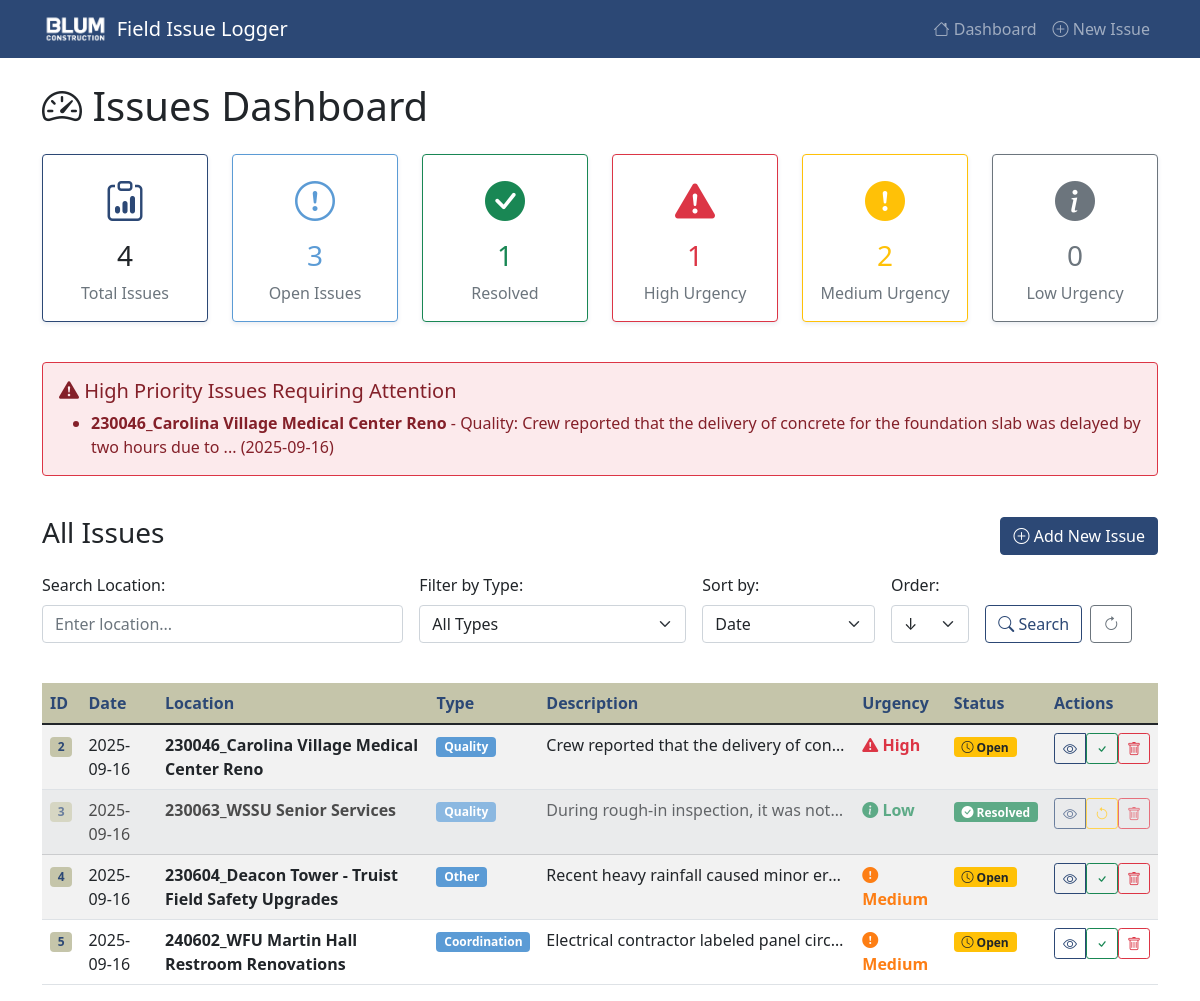
The page / on the database its author committed.
### tables this page shows
CREATE TABLE issues (
            id INTEGER PRIMARY KEY AUTOINCREMENT,
            date TEXT NOT NULL,
            location TEXT NOT NULL,
            issue_type TEXT NOT NULL,
            description TEXT NOT NULL,
            urgency TEXT NOT NULL
        , resolved INTEGER DEFAULT 0);

### app.py (the view)
@app.route('/')
def dashboard():
    conn = get_db_connection()
    search_location = request.args.get('search_location', '')
    search_type = request.args.get('search_type', '')
    sort_by = request.args.get('sort_by', 'date')
    sort_order = request.args.get('sort_order', 'DESC')
    query = "SELECT * FROM issues WHERE 1=1"
    params = []
    if search_location:
        query += " AND location LIKE ?"
        params.append(f"%{search_location}%")
    if search_type:
        query += " AND issue_type = ?"
        params.append(search_type)
    valid_sort_columns = ['date', 'urgency', 'issue_type', 'location']
    if sort_by in valid_sort_columns:
        if sort_by == 'urgency':
            query += f" ORDER BY CASE urgency WHEN 'High' THEN 1 WHEN 'Medium' THEN 2 WHEN 'Low' THEN 3 END {sort_order}"
        else:
            query += f" ORDER BY {sort_by} {sort_order}"
    issues = conn.execute(query, params).fetchall()
    total_issues = conn.execute("SELECT COUNT(*) FROM issues").fetchone()[0]
    resolved_issues = conn.execute("SELECT COUNT(*) FROM issues WHERE resolved = 1").fetchone()[0]
    open_issues = total_issues - resolved_issues
    urgency_counts = {}
    for urgency in ['Low', 'Medium', 'High']:
        count = conn.execute("SELECT COUNT(*) FROM issues WHERE urgency = ? AND resolved = 0", (urgency,)).fetchone()[0]
        urgency_counts[urgency] = count
    high_urgency_issues = conn.execute(
        "SELECT * FROM issues WHERE urgency = 'High' AND resolved = 0 ORDER BY date DESC"
    ).fetchall()
    issue_types = conn.execute("SELECT DISTINCT issue_type FROM issues ORDER BY issue_type").fetchall()
    conn.close()
    return render_template('dashboard.html',
                         issues=issues,
                         total_issues=total_issues,
                         resolved_issues=resolved_issues,
                         open_issues=open_issues,
                         urgency_counts=urgency_counts,
                         high_urgency_issues=high_urgency_issues,
                         issue_types=issue_types,
                         search_location=search_location,
                         search_type=search_type,
                         sort_by=sort_by,
                         sort_order=sort_order)

### app.py (called while the page is built)
def get_db_connection():
    conn = sqlite3.connect(DATABASE)
    conn.row_factory = sqlite3.Row  # This allows us to access columns by name
    return conn

### templates/dashboard.html (shortened to what this page needs)
{% extends "base.html" %}
{% block content %}
<div class="row">
    <div class="col-12">
        <h1 class="mb-4">
            <i class="bi bi-speedometer2"></i> Issues Dashboard
        </h1>
    </div>
</div>
<div class="row mb-4">
    <div class="col-lg-2 col-md-4 col-6 mb-3">
        <div class="card summary-card h-100 border-primary">
            <div class="card-body text-center">
                <i class="bi bi-clipboard-data fs-1 text-primary"></i>
                <h3 class="card-title mt-2">{{ total_issues }}</h3>
                <p class="card-text text-muted">Total Issues</p>
            </div>
        </div>
    </div>
    <div class="col-lg-2 col-md-4 col-6 mb-3">
        <div class="card summary-card h-100 border-info">
            <div class="card-body text-center">
                <i class="bi bi-exclamation-circle fs-1 text-info"></i>
                <h3 class="card-title mt-2 text-info">{{ open_issues }}</h3>
                <p class="card-text text-muted">Open Issues</p>
            </div>
        </div>
    </div>
    <div class="col-lg-2 col-md-4 col-6 mb-3">
        <div class="card summary-card h-100 border-success">
            <div class="card-body text-center">
                <i class="bi bi-check-circle-fill fs-1 text-success"></i>
                <h3 class="card-title mt-2 text-success">{{ resolved_issues }}</h3>
                <p class="card-text text-muted">Resolved</p>
            </div>
        </div>
    </div>
    <div class="col-lg-2 col-md-4 col-6 mb-3">
        <div class="card summary-card h-100 border-danger">
            <div class="card-body text-center">
                <i class="bi bi-exclamation-triangle-fill fs-1 text-danger"></i>
                <h3 class="card-title mt-2 text-danger">{{ urgency_counts.High }}</h3>
                <p class="card-text text-muted">High Urgency</p>
            </div>
        </div>
    </div>
    <div class="col-lg-2 col-md-4 col-6 mb-3">
        <div class="card summary-card h-100 border-warning">
            <div class="card-body text-center">
                <i class="bi bi-exclamation-circle-fill fs-1 text-warning"></i>
                <h3 class="card-title mt-2 text-warning">{{ urgency_counts.Medium }}</h3>
                <p class="card-text text-muted">Medium Urgency</p>
            </div>
        </div>
    </div>
    <div class="col-lg-2 col-md-4 col-6 mb-3">
        <div class="card summary-card h-100 border-secondary">
            <div class="card-body text-center">
                <i class="bi bi-info-circle-fill fs-1 text-secondary"></i>
                <h3 class="card-title mt-2 text-secondary">{{ urgency_counts.Low }}</h3>
                <p class="card-text text-muted">Low Urgency</p>
            </div>
        </div>
    </div>
</div>
{% if high_urgency_issues %}
<div class="row mb-4">
    <div class="col-12">
        <div class="alert alert-danger">
            <h5 class="alert-heading">
                <i class="bi bi-exclamation-triangle-fill"></i> High Priority Issues Requiring Attention
            </h5>
            <ul class="mb-0">
                {% for issue in high_urgency_issues %}
                <li><strong>{{ issue.location }}</strong> - {{ issue.issue_type }}: {{ issue.description[:100] }}{% if issue.description|length > 100 %}...{% endif %} ({{ issue.date }})</li>
                {% endfor %}
            </ul>
        </div>
    </div>
</div>
{% endif %}
<div class="row mb-4">
    <div class="col-12">
        <div class="d-flex justify-content-between align-items-center mb-3">
            <h3>All Issues</h3>
            <a href="{{ url_for('new_issue') }}" class="btn btn-primary">
                <i class="bi bi-plus-circle"></i> Add New Issue
            </a>
        </div>
        <form method="GET" class="row g-3 mb-3">
            <div class="col-md-4">
                <label for="search_location" class="form-label">Search Location:</label>
                <input type="text" class="form-control" id="search_location" name="search_location"
                       value="{{ search_location }}" placeholder="Enter location...">
            </div>
            <div class="col-md-3">
                <label for="search_type" class="form-label">Filter by Type:</label>
                <select class="form-select" id="search_type" name="search_type">
                    <option value="">All Types</option>
                </select>
            </div>
            <div class="col-md-2">
                <label for="sort_by" class="form-label">Sort by:</label>
                <select class="form-select" id="sort_by" name="sort_by">
                    <option value="date" {% if sort_by == 'date' %}selected{% endif %}>Date</option>
                </select>
            </div>
            <div class="col-md-1">
                <label for="sort_order" class="form-label">Order:</label>
                <select class="form-select" id="sort_order" name="sort_order">
                    <option value="DESC" {% if sort_order == 'DESC' %}selected{% endif %}>↓</option>
                </select>
            </div>
            <div class="col-md-2 d-flex align-items-end">
                <button type="submit" class="btn btn-outline-primary me-2">
                    <i class="bi bi-search"></i> Search
                </button>
                <a href="{{ url_for('dashboard') }}" class="btn btn-outline-secondary">
                    <i class="bi bi-arrow-clockwise"></i>
                </a>
            </div>
        </form>
    </div>
</div>
<div class="row">
    <div class="col-12">
        {% if issues %}
        <div class="table-responsive">
            <table class="table table-striped table-hover">
                <thead>
                    <tr>
                        <th>ID</th>
                        <th>Date</th>
                        <th>Location</th>
                        <th>Type</th>
                        <th>Description</th>
                        <th>Urgency</th>
                        <th>Status</th>
                        <th>Actions</th>
                    </tr>
                </thead>
                <tbody>
                    {% for issue in issues %}
                    <tr{% if issue.resolved %} class="table-secondary" style="opacity: 0.7;"{% endif %}>
                        <td>
                            <a href="{{ url_for('view_issue', issue_id=issue.id) }}" class="text-decoration-none">
                                <span class="badge bg-secondary">{{ issue.id }}</span>
                            </a>
                        </td>
                        <td>{{ issue.date }}</td>
                        <td><strong>{{ issue.location }}</strong></td>
                        <td>
                            <span class="badge bg-info">{{ issue.issue_type }}</span>
                        </td>
                        <td>
                            <a href="{{ url_for('view_issue', issue_id=issue.id) }}" class="text-decoration-none text-body">
                                <div class="text-truncate" style="max-width: 300px;" title="Click to view full description: {{ issue.description }}">
                                    {{ issue.description }}
                                </div>
                            </a>
                        </td>
                        <td>
                            <span class="urgency-{{ issue.urgency.lower() }}">
                                {% if issue.urgency == 'High' %}
                                    <i class="bi bi-exclamation-triangle-fill"></i>
                                {% elif issue.urgency == 'Medium' %}
                                    <i class="bi bi-exclamation-circle-fill"></i>
                                {% else %}
                                    <i class="bi bi-info-circle-fill"></i>
                                {% endif %}
                                {{ issue.urgency }}
                            </span>
                        </td>
                        <td>
                            {% if issue.resolved %}
                                <span class="badge bg-success">
                                    <i class="bi bi-check-circle-fill"></i> Resolved
                                </span>
                            {% else %}
                                <span class="badge bg-warning text-dark">
                                    <i class="bi bi-clock"></i> Open
                                </span>
                            {% endif %}
                        </td>
                        <td>
                            <div class="btn-group" role="group">
                                <a href="{{ url_for('view_issue', issue_id=issue.id) }}"
                                   class="btn btn-outline-primary btn-sm"
                                   title="View full details">
                                    <i class="bi bi-eye"></i>
                                </a>
                                <form method="POST" action="{{ url_for('toggle_resolved', issue_id=issue.id) }}"
                                      style="display: inline;"
                                      title="{% if issue.resolved %}Mark as open{% else %}Mark as resolved{% endif %}">
                                    <button type="submit" class="btn btn-outline-{% if issue.resolved %}warning{% else %}success{% endif %} btn-sm">
                                        {% if issue.resolved %}
                                            <i class="bi bi-arrow-counterclockwise"></i>
                                        {% else %}
                                            <i class="bi bi-check"></i>
                                        {% endif %}
                                    </button>
                                </form>
                                <form method="POST" action="{{ url_for('delete_issue', issue_id=issue.id) }}"
                                      style="display: inline;"
                                      onsubmit="return confirmDelete({{ issue.id }}, '{{ issue.location }}', '{{ issue.issue_type }}')">
                                    <button type="submit" class="btn btn-outline-danger btn-sm"
                                            title="Delete this issue">
                                        <i class="bi bi-trash"></i>
                                    </button>
                                </form>
                            </div>
                        </td>
                    </tr>
                    {% endfor %}
                </tbody>
            </table>
        </div>
        {% endif %}
    </div>
</div>
{% endblock %}

### templates/base.html (shortened to what this page needs)
<!DOCTYPE html>
<html lang="en">
<head>
    <link href="https://cdn.jsdelivr.net/npm/bootstrap@5.1.3/dist/css/bootstrap.min.css" rel="stylesheet">
    <link rel="stylesheet" href="https://cdn.jsdelivr.net/npm/bootstrap-icons@1.7.2/font/bootstrap-icons.css">
</head>
<body>
    <nav class="navbar navbar-expand-lg navbar-dark bg-primary">
        <div class="container">
            <a class="navbar-brand d-flex align-items-center" href="{{ url_for('dashboard') }}">
                <img src="{{ url_for('static', filename='img/logo.png') }}" alt="EDG Logo" class="me-2"
                     style="height: 32px; width: auto;"
                     onerror="this.style.display='none'; this.nextElementSibling.style.display='inline-block';">
                Field Issue Logger
            </a>
            <div class="navbar-nav ms-auto">
                <a class="nav-link" href="{{ url_for('dashboard') }}">
                    <i class="bi bi-house"></i> Dashboard
                </a>
                <a class="nav-link" href="{{ url_for('new_issue') }}">
                    <i class="bi bi-plus-circle"></i> New Issue
                </a>
            </div>
        </div>
    </nav>
    <div class="container mt-4">
        {% block content %}{% endblock %}
    </div>
</body>
</html>

### templates/base.html (style rules this page uses)
:root { --edg-navy: #2c4875; --edg-blue: #5b9bd5; --edg-gray: #c5c5aa; --edg-light: #f8f9fa; --edg-white: #ffffff; --edg-danger: #dc3545; --edg-warning: #fd7e14; --edg-success: #198754; }
.bg-primary { background-color: var(--edg-navy) !important; }
.text-primary { color: var(--edg-navy) !important; }
.btn-primary { background-color: var(--edg-navy); border-color: var(--edg-navy); }
.btn-outline-primary { color: var(--edg-navy); border-color: var(--edg-navy); }
.border-primary { border-color: var(--edg-navy) !important; }
.border-info { border-color: var(--edg-blue) !important; }
.text-info { color: var(--edg-blue) !important; }
.bg-info { background-color: var(--edg-blue) !important; }
.summary-card { transition: transform 0.2s; box-shadow: 0 2px 4px rgba(44, 72, 117, 0.1); }
.table th { background-color: var(--edg-gray); color: var(--edg-navy); font-weight: 600; }
.navbar-brand img { height: 32px; margin-right: 10px; }
.urgency-high { color: var(--edg-danger); font-weight: bold; }
.urgency-medium { color: var(--edg-warning); font-weight: bold; }
.urgency-low { color: var(--edg-success); font-weight: bold; }
.badge.bg-info { background-color: var(--edg-blue) !important; }
.badge.bg-secondary { background-color: var(--edg-gray) !important; color: var(--edg-navy) !important; }
.alert-danger { background-color: rgba(220, 53, 69, 0.1); border-color: var(--edg-danger); }

### rows shown on the page
issues: location "230046_Carolina Village Medical Center Reno", issue_type "Quality", description "Crew reported that the delivery of concrete for the foundation slab was delayed by two hours due to", date "2025-09-16", id "2", description "Crew reported that the delivery of con…", urgency "High", resolved 0 (drawn)
issues: id "3", date "2025-09-16", location "230063_WSSU Senior Services", issue_type "Quality", description "During rough-in inspection, it was not…", urgency "Low", resolved 1 (drawn)
issues: id "4", date "2025-09-16", location "230604_Deacon Tower - Truist Field Safety Upgrades", issue_type "Other", description "Recent heavy rainfall caused minor er…", urgency "Medium", resolved 0 (drawn)
issues: id "5", date "2025-09-16", location "240602_WFU Martin Hall Restroom Renovations", issue_type "Coordination", description "Electrical contractor labeled panel circ…", urgency "Medium", resolved 0 (drawn)

### other values the page prints
{{ total_issues }} "4"
{{ open_issues }} "3"
{{ resolved_issues }} "1"
{{ urgency_counts.High }} "1"
{{ urgency_counts.Medium }} "2"
{{ urgency_counts.Low }} "0"
